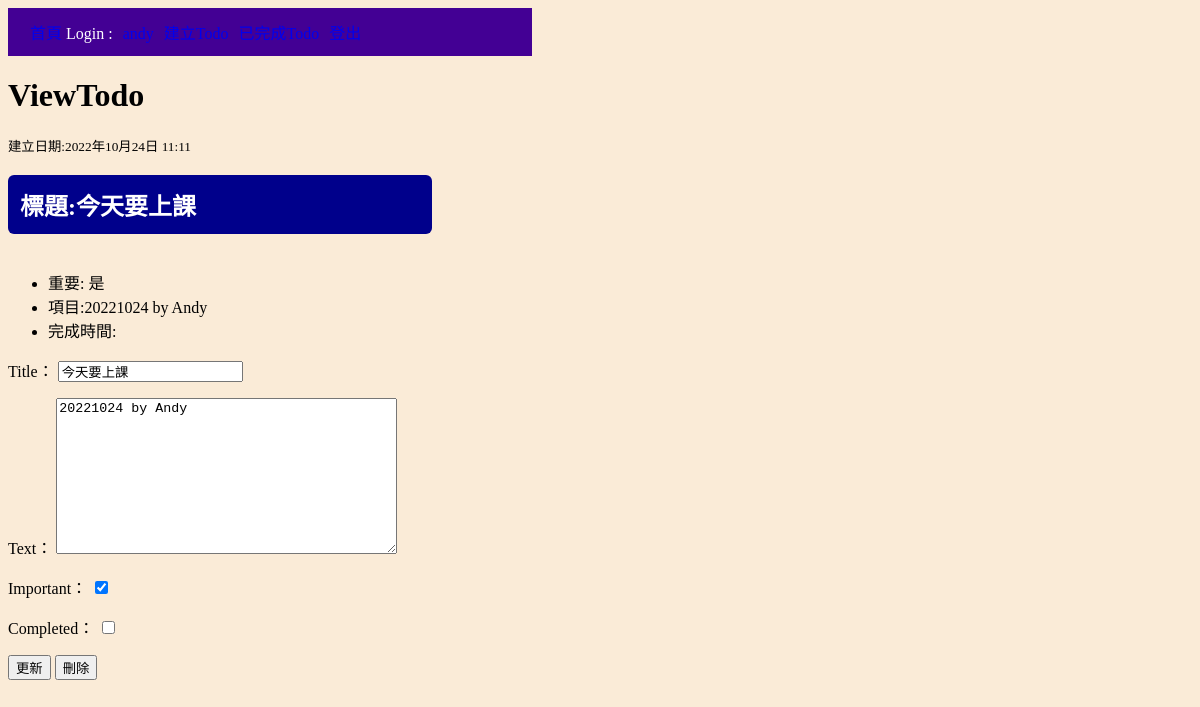
The page /view/6 (signed in) on the database as committed earlier.
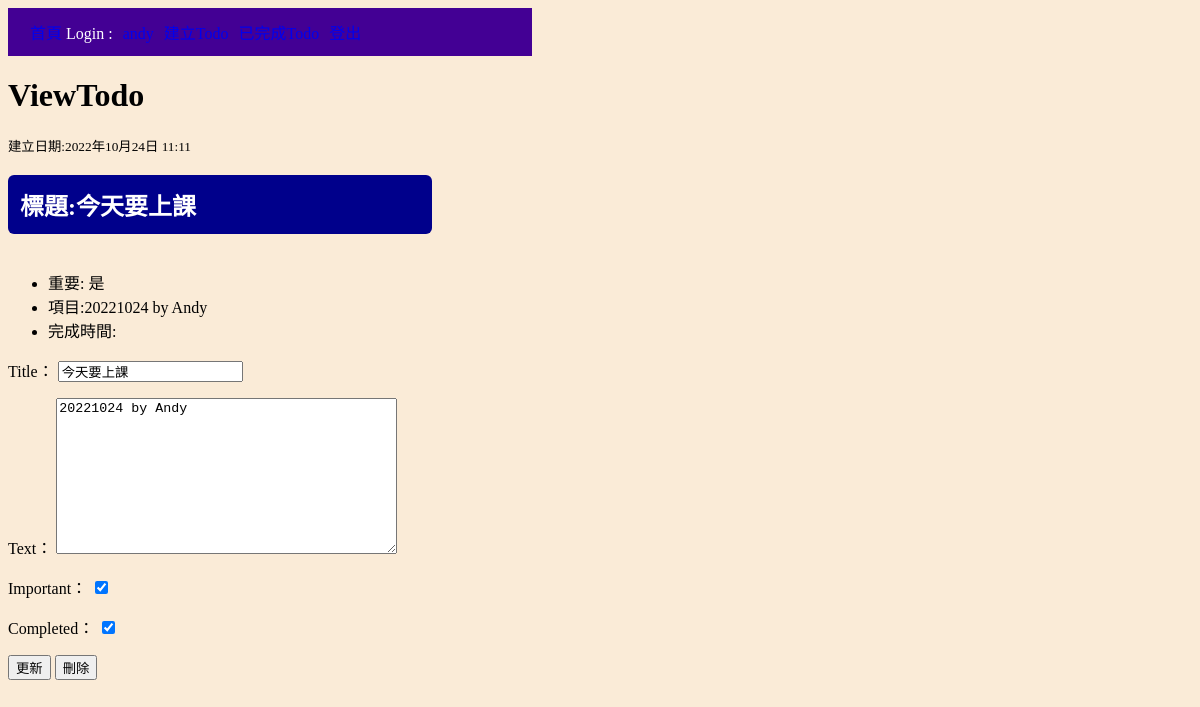
The same page on the database as committed later.
### todo/models.py (models this page shows, shortened)
class Todo(models.Model):
    title=models.CharField(max_length=100)
    text=models.TextField(blank=True)
    created=models.DateTimeField(auto_now_add=True)
    date_complated=models.DateTimeField(blank=True,null=True)
    important=models.BooleanField(default=False)
    completed=models.BooleanField(default=False)
    user=models.ForeignKey(User,on_delete=models.CASCADE)

### todo/views.py (the view, shortened to what this page needs)
# urls.py: path('view/<int:id>', views.viewtodo,name='viewtodo'),
@login_required
def viewtodo(request,id):
    try:
        todo=Todo.objects.get(id=id)
        if request.method=='GET':
            form=TodoForm(instance=todo)
        return render(request,'./todo/viewtodo.html',{'todo':todo,'form':form})
    except Exception as e:
        print(e)
    return render(request,'./todo/404.html')

### todo/forms.py
class TodoForm(ModelForm):
    class Meta:
        model=Todo
        fields=['title','text','important','completed']

### todo/templates/todo/viewtodo.html (shortened to what this page needs)
{% extends 'base.html' %}
{% block content %}
<h1>ViewTodo</h1>
<small>建立日期:{{todo.created}}</small><br>
<h2 class="title">標題:{{todo.title}}</h2>
<ul>
    <li>重要:{% if todo.important %}
        是{% else %}否{% endif %}
    </li>
    <li>項目:{{todo.text}}</li>
    <li>完成時間:
    </li>
</ul>
<form action="" method="POST">
    {{form.as_p}}
    <input type="submit" name="update" value="更新">
    <input type="submit" name="delete" value="刪除">
</form>
{% endblock %}

Rows that differ between the two databases and show on the page:
changed Todo "今天要上課": completed "☐" → "☑"
